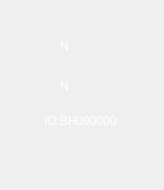
<?xml version="1.0" encoding="UTF-8"?>
<ui version="4.0">
 <class>TempCase</class>
 <widget class="QWidget" name="TempCase">
  <property name="geometry">
   <rect>
    <x>0</x>
    <y>0</y>
    <width>164</width>
    <height>190</height>
   </rect>
  </property>
  <property name="maximumSize">
   <size>
    <width>164</width>
    <height>190</height>
   </size>
  </property>
  <property name="windowTitle">
   <string>Form</string>
  </property>
  <property name="styleSheet">
   <string notr="true">#page{
border-image: url(:/image/temp/icon_state_normal.png);

}</string>
  </property>
  <layout class="QHBoxLayout" name="horizontalLayout">
   <property name="leftMargin">
    <number>0</number>
   </property>
   <property name="topMargin">
    <number>0</number>
   </property>
   <property name="rightMargin">
    <number>0</number>
   </property>
   <property name="bottomMargin">
    <number>0</number>
   </property>
   <item>
    <widget class="QStackedWidget" name="caseStack">
     <property name="currentIndex">
      <number>0</number>
     </property>
     <widget class="QWidget" name="page">
      <widget class="QLabel" name="label">
       <property name="geometry">
        <rect>
         <x>10</x>
         <y>25</y>
         <width>44</width>
         <height>80</height>
        </rect>
       </property>
       <property name="styleSheet">
        <string notr="true">border-image: url(:/image/temp/icon_fridges.png);</string>
       </property>
       <property name="text">
        <string/>
       </property>
      </widget>
      <widget class="QFrame" name="frame">
       <property name="geometry">
        <rect>
         <x>10</x>
         <y>109</y>
         <width>141</width>
         <height>51</height>
        </rect>
       </property>
       <property name="frameShape">
        <enum>QFrame::NoFrame</enum>
       </property>
       <property name="frameShadow">
        <enum>QFrame::Raised</enum>
       </property>
       <layout class="QVBoxLayout" name="verticalLayout_2">
        <property name="spacing">
         <number>3</number>
        </property>
        <property name="leftMargin">
         <number>0</number>
        </property>
        <property name="topMargin">
         <number>0</number>
        </property>
        <property name="rightMargin">
         <number>0</number>
        </property>
        <property name="bottomMargin">
         <number>0</number>
        </property>
        <item>
         <widget class="QLabel" name="ID">
          <property name="styleSheet">
           <string notr="true">color: rgb(255, 255, 255);
font: 75 16px &quot;Microsoft YaHei&quot;;</string>
          </property>
          <property name="text">
           <string>ID:BH090000</string>
          </property>
          <property name="alignment">
           <set>Qt::AlignCenter</set>
          </property>
         </widget>
        </item>
        <item>
         <widget class="QLabel" name="NO">
          <property name="styleSheet">
           <string notr="true">color: rgb(255, 255, 255);
font: 75 16px &quot;Microsoft YaHei&quot;;</string>
          </property>
          <property name="text">
           <string/>
          </property>
          <property name="alignment">
           <set>Qt::AlignCenter</set>
          </property>
         </widget>
        </item>
       </layout>
      </widget>
      <widget class="QFrame" name="horizontalFrame">
       <property name="geometry">
        <rect>
         <x>60</x>
         <y>25</y>
         <width>100</width>
         <height>41</height>
        </rect>
       </property>
       <layout class="QHBoxLayout" name="horizontalLayout_3" stretch="0">
        <property name="spacing">
         <number>0</number>
        </property>
        <property name="leftMargin">
         <number>0</number>
        </property>
        <property name="topMargin">
         <number>0</number>
        </property>
        <property name="rightMargin">
         <number>5</number>
        </property>
        <property name="bottomMargin">
         <number>0</number>
        </property>
        <item>
         <widget class="QLabel" name="temp">
          <property name="styleSheet">
           <string notr="true">color: rgb(255, 255, 255);
font: 75 28px &quot;Microsoft YaHei&quot;;</string>
          </property>
          <property name="text">
           <string>N</string>
          </property>
          <property name="alignment">
           <set>Qt::AlignLeading|Qt::AlignLeft|Qt::AlignVCenter</set>
          </property>
         </widget>
        </item>
       </layout>
      </widget>
      <widget class="QFrame" name="horizontalFrame_2">
       <property name="geometry">
        <rect>
         <x>60</x>
         <y>65</y>
         <width>100</width>
         <height>41</height>
        </rect>
       </property>
       <layout class="QHBoxLayout" name="horizontalLayout_4" stretch="1">
        <property name="spacing">
         <number>0</number>
        </property>
        <property name="leftMargin">
         <number>0</number>
        </property>
        <property name="topMargin">
         <number>0</number>
        </property>
        <property name="rightMargin">
         <number>5</number>
        </property>
        <property name="bottomMargin">
         <number>0</number>
        </property>
        <item>
         <widget class="QLabel" name="hum">
          <property name="styleSheet">
           <string notr="true">color: rgb(255, 255, 255);
font: 75 28px &quot;Microsoft YaHei&quot;;</string>
          </property>
          <property name="text">
           <string>N</string>
          </property>
          <property name="alignment">
           <set>Qt::AlignLeading|Qt::AlignLeft|Qt::AlignVCenter</set>
          </property>
         </widget>
        </item>
       </layout>
      </widget>
     </widget>
     <widget class="QWidget" name="page_2">
      <property name="styleSheet">
       <string notr="true">#page_2{
border-image: url(:/image/temp/icon_state_normal.png);
}
QLabel{
font: 18px  &quot;Microsoft YaHei&quot;;
color: rgb(255, 255, 255);
}
QLineEdit{
background-color: rgba(0, 32, 90, 85);
font: 18px  &quot;Microsoft YaHei&quot;;
color: rgb(173, 220, 255);
}
QPushButton{
font: 18px  &quot;Microsoft YaHei&quot;;
color: rgb(255, 255, 255);
background-color: rgba(0, 32, 90);
}</string>
      </property>
      <layout class="QVBoxLayout" name="verticalLayout">
       <property name="spacing">
        <number>0</number>
       </property>
       <property name="bottomMargin">
        <number>30</number>
       </property>
       <item>
        <layout class="QHBoxLayout" name="horizontalLayout_5">
         <item>
          <widget class="QLabel" name="label_2">
           <property name="text">
            <string>最高温</string>
           </property>
          </widget>
         </item>
         <item>
          <widget class="QLineEdit" name="w_max">
           <property name="sizePolicy">
            <sizepolicy hsizetype="Preferred" vsizetype="Preferred">
             <horstretch>0</horstretch>
             <verstretch>0</verstretch>
            </sizepolicy>
           </property>
          </widget>
         </item>
        </layout>
       </item>
       <item>
        <layout class="QHBoxLayout" name="horizontalLayout_8">
         <item>
          <widget class="QLabel" name="label_3">
           <property name="text">
            <string>最低温</string>
           </property>
          </widget>
         </item>
         <item>
          <widget class="QLineEdit" name="w_min">
           <property name="sizePolicy">
            <sizepolicy hsizetype="Preferred" vsizetype="Preferred">
             <horstretch>0</horstretch>
             <verstretch>0</verstretch>
            </sizepolicy>
           </property>
          </widget>
         </item>
        </layout>
       </item>
       <item>
        <layout class="QHBoxLayout" name="horizontalLayout_6">
         <item>
          <widget class="QLabel" name="label_5">
           <property name="text">
            <string>上报间隔</string>
           </property>
          </widget>
         </item>
         <item>
          <widget class="QLineEdit" name="w_time">
           <property name="sizePolicy">
            <sizepolicy hsizetype="Preferred" vsizetype="Preferred">
             <horstretch>0</horstretch>
             <verstretch>0</verstretch>
            </sizepolicy>
           </property>
          </widget>
         </item>
        </layout>
       </item>
       <item>
        <layout class="QHBoxLayout" name="horizontalLayout_9">
         <item>
          <widget class="QPushButton" name="save">
           <property name="sizePolicy">
            <sizepolicy hsizetype="Minimum" vsizetype="Preferred">
             <horstretch>0</horstretch>
             <verstretch>0</verstretch>
            </sizepolicy>
           </property>
           <property name="text">
            <string>保存</string>
           </property>
           <property name="checkable">
            <bool>true</bool>
           </property>
          </widget>
         </item>
        </layout>
       </item>
      </layout>
     </widget>
    </widget>
   </item>
  </layout>
 </widget>
 <resources/>
 <connections/>
</ui>
